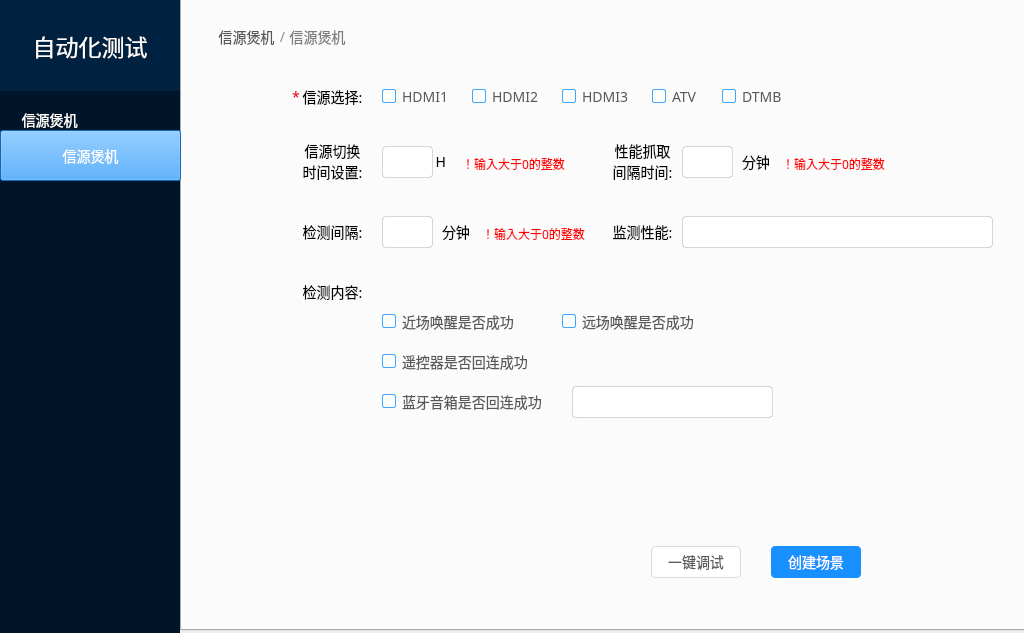
<?xml version="1.0" encoding="UTF-8"?>
<ui version="4.0">
 <class>MainWindow</class>
 <widget class="QMainWindow" name="MainWindow">
  <property name="geometry">
   <rect>
    <x>0</x>
    <y>0</y>
    <width>1024</width>
    <height>633</height>
   </rect>
  </property>
  <property name="windowTitle">
   <string>MainWindow</string>
  </property>
  <property name="styleSheet">
   <string notr="true">QPushButton#pushButton_2{
background: #1890FF;
box-shadow: inset 0 2px 8px 0 rgba(0,0,0,0.45);
opacity: 0.65;
font-family: PingFangSC-Regular;
font-size: 14px;
color: #FFFFFF;
line-height: 22px;
}
</string>
  </property>
  <widget class="QWidget" name="centralwidget">
   <widget class="QTabWidget" name="tabWidget">
    <property name="geometry">
     <rect>
      <x>180</x>
      <y>-30</y>
      <width>851</width>
      <height>661</height>
     </rect>
    </property>
    <property name="styleSheet">
     <string notr="true">QLabel {
font-family: PingFangSC-Regular;
font-size: 14px;
color: rgba(0,0,0);
text-align: right;
line-height: 22px;
}
QLabel#label_11,#label_12,#label_13{
font-family: PingFangSC-Regular;
font-size: 12px;
color: rgba(255,0,0);
text-align: right;
line-height: 22px;
}
QCheckBox{
	font-family: PingFangSC-Regular;
	font-size: 14px;
	color: rgba(0,0,0,0.65);
	letter-spacing: 0;
	text-align: left;
	line-height: 22px;
}
QCheckBox::indicator{
	background: #FFFFFF;
	border: 1px solid #40A9FF;
	border-radius: 2px;
	border-radius: 2px;
	width: 12px;
	height: 12px;
}
QCheckBox::indicator:checked{
	image: url(./src/qss/复选-已选.svg);
}
QRadioButton {
font-family: PingFangSC-Regular;
font-size: 14px;
color: rgba(0,0,0,0.65);
text-align: left;
line-height: 22px;}
QPushButton#pushButton_13,#pushButton_7,#pushButton_9{
font-family: PingFangSC-Regular;
font-size: 14px;
color: #FFFFFF;
line-height: 22px;
background: #1890FF;
border-radius: 4px;
border-radius: 4px;
}
QPushButton#pushButton_8,#pushButton_10,#pushButton_14{
font-family: PingFangSC-Regular;
font-size: 14px;
color: rgba(0,0,0,0.65);
line-height: 22px;
background: #FFFFFF;
border: 1px solid #D9D9D9;
border-radius: 4px;
border-radius: 4px;
}
QLineEdit{
background: #FFFFFF;
border: 1px solid rgba(0,0,0,0.15);
border-radius: 4px;
border-radius: 4px;
height: 32px;
}</string>
    </property>
    <property name="currentIndex">
     <number>0</number>
    </property>
    <widget class="QWidget" name="tab">
     <attribute name="title">
      <string>Tab 1</string>
     </attribute>
     <widget class="QLabel" name="label_2">
      <property name="geometry">
       <rect>
        <x>90</x>
        <y>80</y>
        <width>121</width>
        <height>41</height>
       </rect>
      </property>
      <property name="layoutDirection">
       <enum>Qt::LeftToRight</enum>
      </property>
      <property name="styleSheet">
       <string notr="true"/>
      </property>
      <property name="text">
       <string>信源选择:</string>
      </property>
      <property name="alignment">
       <set>Qt::AlignCenter</set>
      </property>
     </widget>
     <widget class="QLabel" name="label_3">
      <property name="geometry">
       <rect>
        <x>90</x>
        <y>140</y>
        <width>121</width>
        <height>51</height>
       </rect>
      </property>
      <property name="layoutDirection">
       <enum>Qt::LeftToRight</enum>
      </property>
      <property name="styleSheet">
       <string notr="true"/>
      </property>
      <property name="text">
       <string>信源切换
时间设置:</string>
      </property>
      <property name="alignment">
       <set>Qt::AlignCenter</set>
      </property>
     </widget>
     <widget class="QLabel" name="label_4">
      <property name="geometry">
       <rect>
        <x>90</x>
        <y>210</y>
        <width>121</width>
        <height>51</height>
       </rect>
      </property>
      <property name="layoutDirection">
       <enum>Qt::LeftToRight</enum>
      </property>
      <property name="styleSheet">
       <string notr="true"/>
      </property>
      <property name="text">
       <string>检测间隔:</string>
      </property>
      <property name="alignment">
       <set>Qt::AlignCenter</set>
      </property>
     </widget>
     <widget class="QLabel" name="label_5">
      <property name="geometry">
       <rect>
        <x>90</x>
        <y>270</y>
        <width>121</width>
        <height>51</height>
       </rect>
      </property>
      <property name="layoutDirection">
       <enum>Qt::LeftToRight</enum>
      </property>
      <property name="styleSheet">
       <string notr="true"/>
      </property>
      <property name="text">
       <string>检测内容:</string>
      </property>
      <property name="alignment">
       <set>Qt::AlignCenter</set>
      </property>
     </widget>
     <widget class="QLabel" name="label_6">
      <property name="geometry">
       <rect>
        <x>400</x>
        <y>140</y>
        <width>121</width>
        <height>51</height>
       </rect>
      </property>
      <property name="layoutDirection">
       <enum>Qt::LeftToRight</enum>
      </property>
      <property name="styleSheet">
       <string notr="true"/>
      </property>
      <property name="text">
       <string>性能抓取
间隔时间:</string>
      </property>
      <property name="alignment">
       <set>Qt::AlignCenter</set>
      </property>
     </widget>
     <widget class="QLineEdit" name="lineEdit">
      <property name="geometry">
       <rect>
        <x>200</x>
        <y>150</y>
        <width>51</width>
        <height>32</height>
       </rect>
      </property>
      <property name="styleSheet">
       <string notr="true"/>
      </property>
     </widget>
     <widget class="QCheckBox" name="checkBox">
      <property name="geometry">
       <rect>
        <x>290</x>
        <y>80</y>
        <width>81</width>
        <height>41</height>
       </rect>
      </property>
      <property name="text">
       <string>HDMI2</string>
      </property>
     </widget>
     <widget class="QCheckBox" name="checkBox_2">
      <property name="geometry">
       <rect>
        <x>380</x>
        <y>80</y>
        <width>81</width>
        <height>41</height>
       </rect>
      </property>
      <property name="text">
       <string>HDMI3</string>
      </property>
     </widget>
     <widget class="QCheckBox" name="checkBox_3">
      <property name="geometry">
       <rect>
        <x>470</x>
        <y>80</y>
        <width>81</width>
        <height>41</height>
       </rect>
      </property>
      <property name="text">
       <string>ATV</string>
      </property>
     </widget>
     <widget class="QCheckBox" name="checkBox_4">
      <property name="geometry">
       <rect>
        <x>540</x>
        <y>80</y>
        <width>81</width>
        <height>41</height>
       </rect>
      </property>
      <property name="text">
       <string>DTMB</string>
      </property>
     </widget>
     <widget class="QLineEdit" name="lineEdit_2">
      <property name="geometry">
       <rect>
        <x>500</x>
        <y>150</y>
        <width>51</width>
        <height>32</height>
       </rect>
      </property>
      <property name="styleSheet">
       <string notr="true"/>
      </property>
     </widget>
     <widget class="QLabel" name="label_7">
      <property name="geometry">
       <rect>
        <x>560</x>
        <y>150</y>
        <width>31</width>
        <height>31</height>
       </rect>
      </property>
      <property name="styleSheet">
       <string notr="true">font: 75 12pt &quot;新宋体&quot;;</string>
      </property>
      <property name="text">
       <string>分钟</string>
      </property>
     </widget>
     <widget class="QLabel" name="label_8">
      <property name="geometry">
       <rect>
        <x>400</x>
        <y>210</y>
        <width>121</width>
        <height>51</height>
       </rect>
      </property>
      <property name="layoutDirection">
       <enum>Qt::LeftToRight</enum>
      </property>
      <property name="styleSheet">
       <string notr="true"/>
      </property>
      <property name="text">
       <string>监测性能:</string>
      </property>
      <property name="alignment">
       <set>Qt::AlignCenter</set>
      </property>
     </widget>
     <widget class="QCheckBox" name="checkBox_15">
      <property name="geometry">
       <rect>
        <x>200</x>
        <y>310</y>
        <width>161</width>
        <height>31</height>
       </rect>
      </property>
      <property name="text">
       <string>近场唤醒是否成功</string>
      </property>
     </widget>
     <widget class="QCheckBox" name="checkBox_17">
      <property name="geometry">
       <rect>
        <x>200</x>
        <y>350</y>
        <width>161</width>
        <height>31</height>
       </rect>
      </property>
      <property name="text">
       <string>遥控器是否回连成功</string>
      </property>
     </widget>
     <widget class="QCheckBox" name="checkBox_18">
      <property name="geometry">
       <rect>
        <x>380</x>
        <y>310</y>
        <width>161</width>
        <height>31</height>
       </rect>
      </property>
      <property name="text">
       <string>远场唤醒是否成功</string>
      </property>
     </widget>
     <widget class="QCheckBox" name="checkBox_20">
      <property name="geometry">
       <rect>
        <x>200</x>
        <y>390</y>
        <width>181</width>
        <height>31</height>
       </rect>
      </property>
      <property name="text">
       <string>蓝牙音箱是否回连成功</string>
      </property>
     </widget>
     <widget class="QCheckBox" name="checkBox_8">
      <property name="geometry">
       <rect>
        <x>200</x>
        <y>80</y>
        <width>81</width>
        <height>41</height>
       </rect>
      </property>
      <property name="text">
       <string>HDMI1</string>
      </property>
     </widget>
     <widget class="QLabel" name="label_9">
      <property name="geometry">
       <rect>
        <x>250</x>
        <y>150</y>
        <width>21</width>
        <height>31</height>
       </rect>
      </property>
      <property name="styleSheet">
       <string notr="true">font: 75 12pt &quot;新宋体&quot;;</string>
      </property>
      <property name="text">
       <string> H</string>
      </property>
     </widget>
     <widget class="QLineEdit" name="lineEdit_3">
      <property name="geometry">
       <rect>
        <x>200</x>
        <y>220</y>
        <width>51</width>
        <height>32</height>
       </rect>
      </property>
      <property name="styleSheet">
       <string notr="true"/>
      </property>
     </widget>
     <widget class="QLabel" name="label_10">
      <property name="geometry">
       <rect>
        <x>260</x>
        <y>220</y>
        <width>41</width>
        <height>31</height>
       </rect>
      </property>
      <property name="styleSheet">
       <string notr="true">font: 75 12pt &quot;新宋体&quot;;</string>
      </property>
      <property name="text">
       <string>分钟</string>
      </property>
     </widget>
     <widget class="QLineEdit" name="lineEdit_4">
      <property name="geometry">
       <rect>
        <x>500</x>
        <y>220</y>
        <width>311</width>
        <height>32</height>
       </rect>
      </property>
      <property name="styleSheet">
       <string notr="true"/>
      </property>
     </widget>
     <widget class="QPushButton" name="pushButton_7">
      <property name="geometry">
       <rect>
        <x>589</x>
        <y>550</y>
        <width>90</width>
        <height>32</height>
       </rect>
      </property>
      <property name="styleSheet">
       <string notr="true"/>
      </property>
      <property name="text">
       <string>创建场景</string>
      </property>
     </widget>
     <widget class="QPushButton" name="pushButton_8">
      <property name="geometry">
       <rect>
        <x>469</x>
        <y>550</y>
        <width>90</width>
        <height>32</height>
       </rect>
      </property>
      <property name="styleSheet">
       <string notr="true"/>
      </property>
      <property name="text">
       <string>一键调试</string>
      </property>
     </widget>
     <widget class="QLabel" name="label_11">
      <property name="geometry">
       <rect>
        <x>280</x>
        <y>160</y>
        <width>111</width>
        <height>16</height>
       </rect>
      </property>
      <property name="styleSheet">
       <string notr="true"/>
      </property>
      <property name="text">
       <string>！输入大于0的整数</string>
      </property>
     </widget>
     <widget class="QLabel" name="label_12">
      <property name="geometry">
       <rect>
        <x>300</x>
        <y>230</y>
        <width>111</width>
        <height>16</height>
       </rect>
      </property>
      <property name="styleSheet">
       <string notr="true"/>
      </property>
      <property name="text">
       <string>！输入大于0的整数</string>
      </property>
     </widget>
     <widget class="QLabel" name="label_13">
      <property name="geometry">
       <rect>
        <x>600</x>
        <y>160</y>
        <width>111</width>
        <height>16</height>
       </rect>
      </property>
      <property name="styleSheet">
       <string notr="true"/>
      </property>
      <property name="text">
       <string>！输入大于0的整数</string>
      </property>
     </widget>
     <widget class="QLineEdit" name="lineEdit_5">
      <property name="geometry">
       <rect>
        <x>390</x>
        <y>390</y>
        <width>201</width>
        <height>32</height>
       </rect>
      </property>
      <property name="styleSheet">
       <string notr="true"/>
      </property>
     </widget>
     <widget class="QLabel" name="label_20">
      <property name="geometry">
       <rect>
        <x>100</x>
        <y>30</y>
        <width>71</width>
        <height>21</height>
       </rect>
      </property>
      <property name="layoutDirection">
       <enum>Qt::LeftToRight</enum>
      </property>
      <property name="styleSheet">
       <string notr="true">QLabel {
font-family: PingFangSC-Regular;
font-size: 14px;
color: rgba(0,0,0,0.50);
line-height: 22px;}</string>
      </property>
      <property name="text">
       <string>信源煲机</string>
      </property>
      <property name="alignment">
       <set>Qt::AlignCenter</set>
      </property>
     </widget>
     <widget class="QLabel" name="label_15">
      <property name="geometry">
       <rect>
        <x>24</x>
        <y>30</y>
        <width>81</width>
        <height>21</height>
       </rect>
      </property>
      <property name="layoutDirection">
       <enum>Qt::LeftToRight</enum>
      </property>
      <property name="styleSheet">
       <string notr="true">QLabel {
font-family: PingFangSC-Regular;
font-size: 14px;
color: rgba(0,0,0,0.65);
line-height: 22px;}</string>
      </property>
      <property name="text">
       <string>信源煲机</string>
      </property>
      <property name="alignment">
       <set>Qt::AlignCenter</set>
      </property>
     </widget>
     <widget class="QLabel" name="label_16">
      <property name="geometry">
       <rect>
        <x>90</x>
        <y>30</y>
        <width>21</width>
        <height>21</height>
       </rect>
      </property>
      <property name="layoutDirection">
       <enum>Qt::LeftToRight</enum>
      </property>
      <property name="styleSheet">
       <string notr="true">QLabel {
font-family: PingFangSC-Regular;
font-size: 14px;
color: rgba(0,0,0,0.45);
line-height: 22px;}</string>
      </property>
      <property name="text">
       <string> / </string>
      </property>
      <property name="alignment">
       <set>Qt::AlignCenter</set>
      </property>
     </widget>
     <widget class="QLabel" name="label_17">
      <property name="geometry">
       <rect>
        <x>110</x>
        <y>80</y>
        <width>21</width>
        <height>41</height>
       </rect>
      </property>
      <property name="styleSheet">
       <string notr="true">color: rgb(227, 0, 17);</string>
      </property>
      <property name="text">
       <string>*</string>
      </property>
     </widget>
    </widget>
   </widget>
   <widget class="QLabel" name="label_14">
    <property name="geometry">
     <rect>
      <x>0</x>
      <y>90</y>
      <width>180</width>
      <height>571</height>
     </rect>
    </property>
    <property name="styleSheet">
     <string notr="true">background: #001529;
font-family: PingFangSC-Regular;
font-size: 14px;
color: #FFFFFF;
line-height: 22px;</string>
    </property>
    <property name="text">
     <string>
      信源煲机</string>
    </property>
    <property name="alignment">
     <set>Qt::AlignLeading|Qt::AlignLeft|Qt::AlignTop</set>
    </property>
   </widget>
   <widget class="QLabel" name="label">
    <property name="geometry">
     <rect>
      <x>0</x>
      <y>0</y>
      <width>180</width>
      <height>91</height>
     </rect>
    </property>
    <property name="styleSheet">
     <string notr="true">font-family: PingFangSC-Medium;
font-size: 23px;
color: #FFFFFF;
text-align: left;
background: #002140;
box-shadow: 2px 0 6px 0 rgba(0,21,41,0.35);</string>
    </property>
    <property name="text">
     <string>自动化测试</string>
    </property>
    <property name="alignment">
     <set>Qt::AlignCenter</set>
    </property>
   </widget>
   <widget class="QPushButton" name="pushButton_2">
    <property name="geometry">
     <rect>
      <x>0</x>
      <y>130</y>
      <width>181</width>
      <height>51</height>
     </rect>
    </property>
    <property name="styleSheet">
     <string notr="true"/>
    </property>
    <property name="text">
     <string>信源煲机</string>
    </property>
   </widget>
  </widget>
 </widget>
 <resources/>
 <connections/>
</ui>
